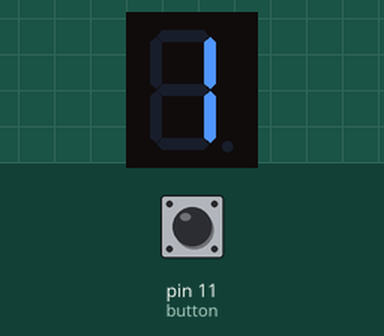
Simulated run of this sketch. Board: Arduino Uno, built with avr-gcc and run on an emulated ATmega328P. Shown: 1-digit seven-segment display. Wiring (inferred from the names in the program): 1-digit 7-segment display, segments lit when HIGH: segments pin 2, pin 3, pin 4, pin 5, pin 6, pin 7, pin 8, pin 9. The test bench sets the inputs (shaded band); at power-on: pin 11 (button) HIGH. The segment pins are drawn as the display they are named for.

Above: at 1.2 s.
1.3 s: pin 11 (button) pulled LOW for 0.15 s
At 2.4 s:
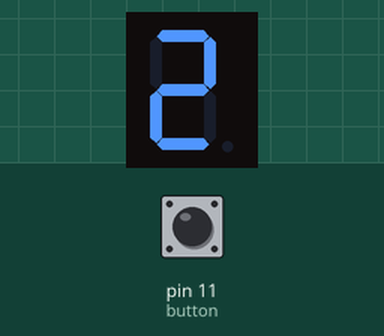
2.9 s: pin 11 (button) pulled LOW for 1 s
At 4.5 s:
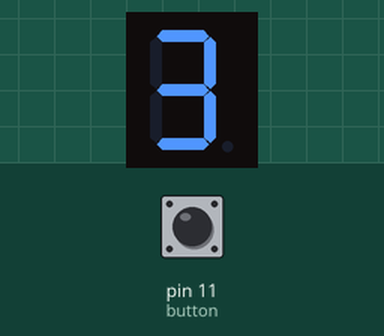
5.4 s: pin 11 (button) pulled LOW for 0.15 s
At 6.7 s:
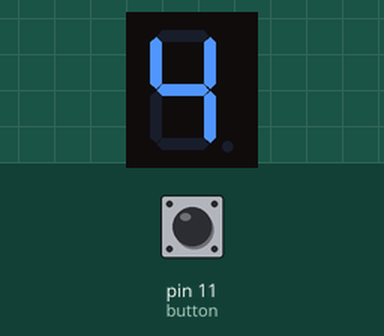
7.0 s: pin 11 (button) pulled LOW for 3.2 s
At 10.5 s:
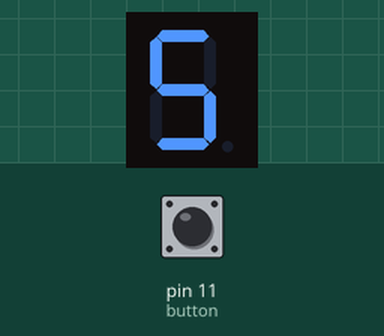
11.7 s: pin 11 (button) pulled LOW for 0.15 s
At 12.7 s:
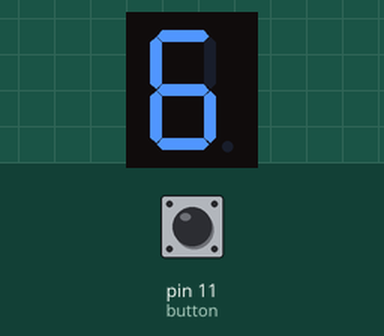
13.3 s: pin 11 (button) pulled LOW for 1 s
At 14.8 s:
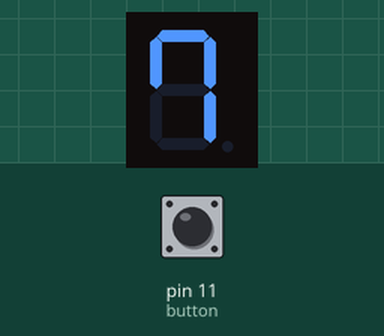
Timing chart, 0 to 16.3 s (numbered marks = the images above; inputs shaded):
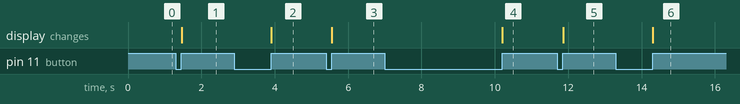

Measured:
- after the input at 1.3 s, the display: changes after 0.16 s (image 1)
- after the input at 2.9 s, the display: changes after 1.0 s (image 2)
- after the input at 5.4 s, the display: changes after 0.16 s (image 3)
- after the input at 7.0 s, the display: changes after 3.2 s (image 4)
- after the input at 11.7 s, the display: changes after 0.16 s (image 5)
- after the input at 13.3 s, the display: changes after 1.0 s (image 6)

The sketch:

Segment__Button.ino
```cpp
int pins[8] = {2, 3, 4, 5, 6, 7, 8, 9};
int button = 11;
int oldValue=0;
int n =0;

int digits[10][8]={
  {1,1,1,1,1,1,0,0}, // 0
  {0,1,1,0,0,0,0,0}, // 1
  {1,1,0,1,1,0,1,0}, // 2
  {1,1,1,1,0,0,1,0}, // 3
  {0,1,1,0,0,1,1,0}, // 4
  {1,0,1,1,0,1,1,0}, // 5
  {1,0,1,1,1,1,1,0}, // 6
  {1,1,1,0,0,1,0,0}, // 7
  {1,1,1,1,1,1,1,0}, // 8
  {1,1,1,0,0,1,1,0}  // 9
};


void setup() {
  for(int i=0; i<8; i++)
  {
    pinMode(pins[i], OUTPUT);
  }

  pinMode(button, INPUT);
}

void loop() {
  int value = digitalRead(button);


  if(value==0)
  {
    oldValue = 0;
    delay(20);
  }

  else if(value==1 && oldValue ==0)
  {
    oldValue = 1;
    n = n+1;
    if(n>9)
    {
      n=0;
    }
    for(int i=0; i<8; i++)
    {
      digitalWrite(pins[i], digits[n][i]);
    }
    delay(300);
  }
}
```
